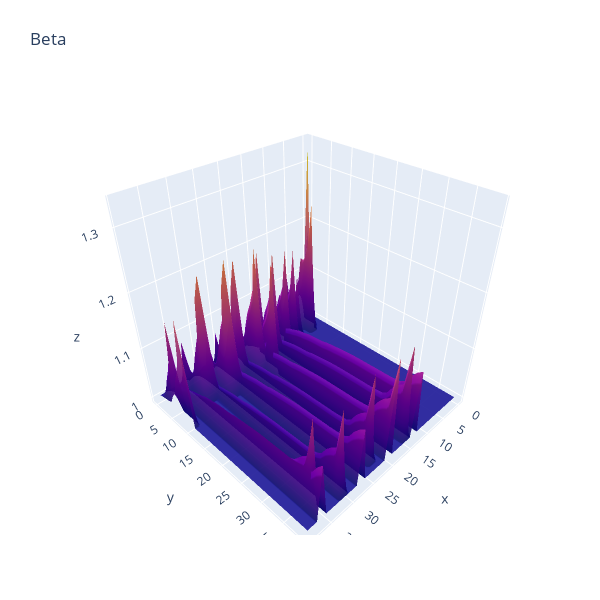
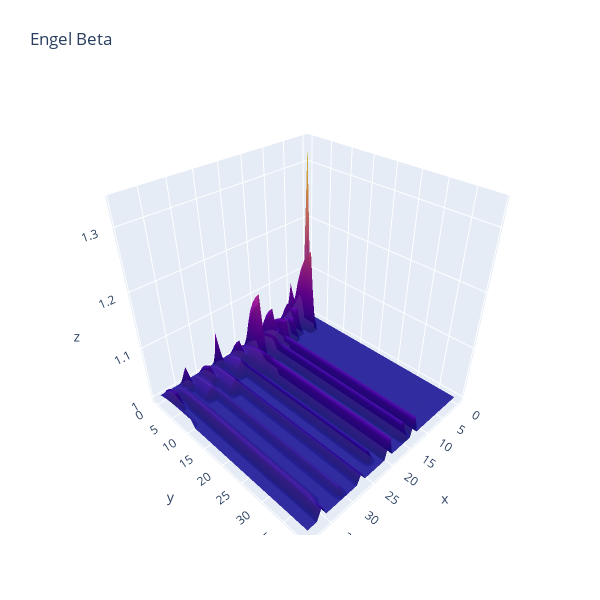

Notebook source saved alongside these figures, in order:
### Code cell
import plotly.graph_objects as go

fig_beta = go.Figure(data=[
    go.Surface(z=Z_beta, x=X, y=Y, showscale=False, opacity=0.9)
])
fig_beta.update_layout(title='Beta', autosize=True,
                  width=600, height=600,
                  margin=dict(l=65, r=50, b=65, t=90))
fig_beta.show()

fig_engel_beta = go.Figure(data=[
    go.Surface(z=Z_engel_beta, x=X, y=Y, showscale=False, opacity=0.9)
])
fig_engel_beta.update_layout(title='Engel Beta', autosize=True,
                  width=600, height=600,
                  margin=dict(l=65, r=50, b=65, t=90))
fig_engel_beta.show()

### Figure 1 — Plotly figure (JSON) as saved in the notebook; plotly's stock layout.template omitted (floating-point values rounded to 4 significant figures; data arrays with more than 128 entries replaced by an {"elided": "..."} marker saying what was removed)
{"data": [{"opacity": 0.9, "showscale": false, "type": "surface", "x": {"elided": "40x40 int values"}, "y": {"elided": "40x40 int values"}, "z": {"elided": "40x40 float values"}}], "layout": {"autosize": true, "height": 600, "margin": {"b": 65, "l": 65, "r": 50, "t": 90}, "title": {"text": "Beta"}, "width": 600}}

### Figure 2 — Plotly figure (JSON) as saved in the notebook; plotly's stock layout.template omitted (floating-point values rounded to 4 significant figures; data arrays with more than 128 entries replaced by an {"elided": "..."} marker saying what was removed)
{"data": [{"opacity": 0.9, "showscale": false, "type": "surface", "x": {"elided": "40x40 int values"}, "y": {"elided": "40x40 int values"}, "z": {"elided": "40x40 float values"}}], "layout": {"autosize": true, "height": 600, "margin": {"b": 65, "l": 65, "r": 50, "t": 90}, "title": {"text": "Engel Beta"}, "width": 600}}
